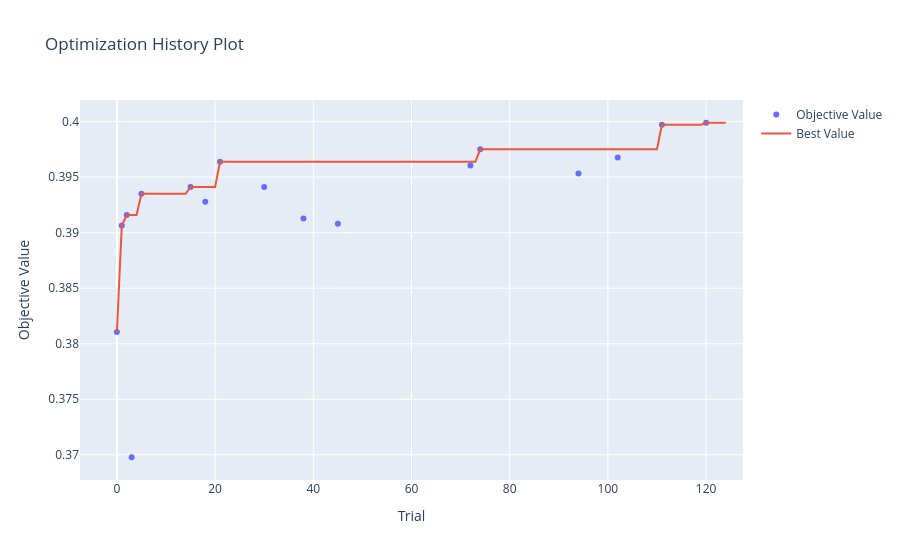
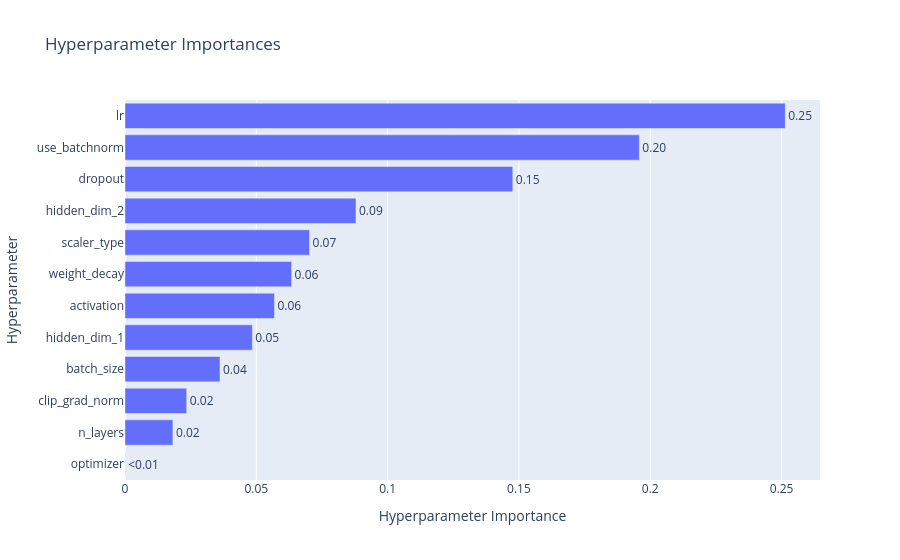

These figures' notebook cell, in order:
### Code cell
fig1 = vis.plot_optimization_history(study)
fig1.show()

fig2 = vis.plot_param_importances(study)
fig2.show()

### Figure 1 — Plotly figure (JSON) as saved in the notebook; plotly's stock layout.template omitted (floating-point values rounded to 4 significant figures)
{"data": [{"mode": "markers", "name": "Objective Value", "type": "scatter", "x": [0, 1, 2, 3, 5, 15, 18, 21, 30, 38, 45, 72, 74, 94, 102, 111, 120], "y": [0.3811, 0.3906, 0.3916, 0.3698, 0.3935, 0.3941, 0.3928, 0.3964, 0.3941, 0.3913, 0.3908, 0.396, 0.3975, 0.3953, 0.3968, 0.3997, 0.3999]}, {"mode": "lines", "name": "Best Value", "type": "scatter", "x": [0, 1, 2, 3, 4, 5, 6, 7, 8, 9, 10, 11, 12, 13, 14, 15, 16, 17, 18, 19, 20, 21, 22, 23, 24, 25, 26, 27, 28, 29, 30, 31, 32, 33, 34, 35, 36, 37, 38, 39, 40, 41, 42, 43, 44, 45, 46, 47, 48, 49, 50, 51, 52, 53, 54, 55, 56, 57, 58, 59, 60, 61, 62, 63, 64, 65, 66, 67, 68, 69, 70, 71, 72, 73, 74, 75, 76, 77, 78, 79, 80, 81, 82, 83, 84, 85, 86, 87, 88, 89, 90, 91, 92, 93, 94, 95, 96, 97, 98, 99, 100, 101, 102, 103, 104, 105, 106, 107, 108, 109, 110, 111, 112, 113, 114, 115, 116, 117, 118, 119, 120, 121, 122, 123, 124], "y": [0.3811, 0.3906, 0.3916, 0.3916, 0.3916, 0.3935, 0.3935, 0.3935, 0.3935, 0.3935, 0.3935, 0.3935, 0.3935, 0.3935, 0.3935, 0.3941, 0.3941, 0.3941, 0.3941, 0.3941, 0.3941, 0.3964, 0.3964, 0.3964, 0.3964, 0.3964, 0.3964, 0.3964, 0.3964, 0.3964, 0.3964, 0.3964, 0.3964, 0.3964, 0.3964, 0.3964, 0.3964, 0.3964, 0.3964, 0.3964, 0.3964, 0.3964, 0.3964, 0.3964, 0.3964, 0.3964, 0.3964, 0.3964, 0.3964, 0.3964, 0.3964, 0.3964, 0.3964, 0.3964, 0.3964, 0.3964, 0.3964, 0.3964, 0.3964, 0.3964, 0.3964, 0.3964, 0.3964, 0.3964, 0.3964, 0.3964, 0.3964, 0.3964, 0.3964, 0.3964, 0.3964, 0.3964, 0.3964, 0.3964, 0.3975, 0.3975, 0.3975, 0.3975, 0.3975, 0.3975, 0.3975, 0.3975, 0.3975, 0.3975, 0.3975, 0.3975, 0.3975, 0.3975, 0.3975, 0.3975, 0.3975, 0.3975, 0.3975, 0.3975, 0.3975, 0.3975, 0.3975, 0.3975, 0.3975, 0.3975, 0.3975, 0.3975, 0.3975, 0.3975, 0.3975, 0.3975, 0.3975, 0.3975, 0.3975, 0.3975, 0.3975, 0.3997, 0.3997, 0.3997, 0.3997, 0.3997, 0.3997, 0.3997, 0.3997, 0.3997, 0.3999, 0.3999, 0.3999, 0.3999, 0.3999]}, {"marker": {"color": "#cccccc"}, "mode": "markers", "name": "Infeasible Trial", "showlegend": false, "type": "scatter", "x": [], "y": []}], "layout": {"title": {"text": "Optimization History Plot"}, "xaxis": {"title": {"text": "Trial"}}, "yaxis": {"title": {"text": "Objective Value"}}}}

### Figure 2 — Plotly figure (JSON) as saved in the notebook; plotly's stock layout.template omitted (floating-point values rounded to 4 significant figures)
{"data": [{"cliponaxis": false, "hovertemplate": ["optimizer (CategoricalDistribution): 7.287345561116204e-05<extra></extra>", "n_layers (IntDistribution): 0.018244140803797732<extra></extra>", "clip_grad_norm (FloatDistribution): 0.023499212637827328<extra></extra>", "batch_size (CategoricalDistribution): 0.03617912831095904<extra></extra>", "hidden_dim_1 (IntDistribution): 0.048498292236359535<extra></extra>", "activation (CategoricalDistribution): 0.05690659855996884<extra></extra>", "weight_decay (FloatDistribution): 0.06344042199726276<extra></extra>", "scaler_type (CategoricalDistribution): 0.07026447997129834<extra></extra>", "hidden_dim_2 (IntDistribution): 0.08795458346568916<extra></extra>", "dropout (FloatDistribution): 0.1476663359235395<extra></extra>", "use_batchnorm (CategoricalDistribution): 0.1958614501617727<extra></extra>", "lr (FloatDistribution): 0.2514124824759137<extra></extra>"], "name": "Objective Value", "orientation": "h", "text": ["<0.01", "0.02", "0.02", "0.04", "0.05", "0.06", "0.06", "0.07", "0.09", "0.15", "0.20", "0.25"], "textposition": "outside", "type": "bar", "x": [7.287e-05, 0.01824, 0.0235, 0.03618, 0.0485, 0.05691, 0.06344, 0.07026, 0.08795, 0.1477, 0.1959, 0.2514], "y": ["optimizer", "n_layers", "clip_grad_norm", "batch_size", "hidden_dim_1", "activation", "weight_decay", "scaler_type", "hidden_dim_2", "dropout", "use_batchnorm", "lr"]}], "layout": {"title": {"text": "Hyperparameter Importances"}, "xaxis": {"title": {"text": "Hyperparameter Importance"}}, "yaxis": {"title": {"text": "Hyperparameter"}}}}
